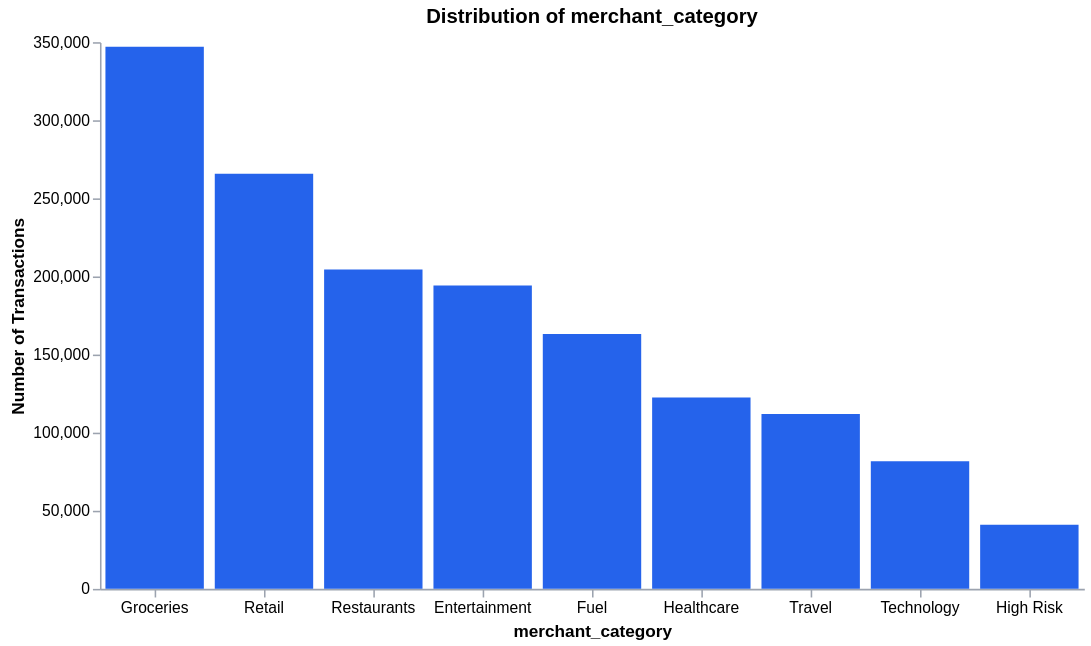

The notebook cell this image was saved under:
### Code cell
categorical_distribution('merchant_category')

### Figure 1 — Vega-Lite specification as saved in the notebook (floating-point values rounded to 4 significant figures)
{"config": {"view": {"continuousWidth": 300, "continuousHeight": 300, "strokeWidth": 0}, "axis": {"domainColor": "#9ca3af", "labelColor": "#000", "tickColor": "#9ca3af", "titleColor": "#000"}}, "data": {"name": "data-3d1d6562726a4bca9501d4ef4a89498c"}, "mark": {"type": "bar", "color": "#2563eb"}, "encoding": {"tooltip": [{"field": "merchant_category", "type": "nominal"}, {"field": "Count", "format": ",", "title": "Transactions", "type": "quantitative"}, {"field": "Share", "format": ".1%", "type": "quantitative"}], "x": {"axis": {"grid": false, "labelAngle": 0}, "field": "merchant_category", "sort": "-y", "title": "merchant_category", "type": "nominal"}, "y": {"axis": {"grid": false}, "field": "Count", "title": "Number of Transactions", "type": "quantitative"}}, "height": 350, "title": "Distribution of merchant_category", "width": 630, "$schema": "https://vega.github.io/schema/vega-lite/v5.20.1.json", "datasets": {"data-3d1d6562726a4bca9501d4ef4a89498c": [{"merchant_category": "Groceries", "Count": 347091, "Share": 0.2266}, {"merchant_category": "Retail", "Count": 265765, "Share": 0.1735}, {"merchant_category": "Restaurants", "Count": 204523, "Share": 0.1335}, {"merchant_category": "Entertainment", "Count": 194236, "Share": 0.1268}, {"merchant_category": "Fuel", "Count": 163241, "Share": 0.1066}, {"merchant_category": "Healthcare", "Count": 122481, "Share": 0.07995}, {"merchant_category": "Travel", "Count": 111902, "Share": 0.07304}, {"merchant_category": "Technology", "Count": 81639, "Share": 0.05329}, {"merchant_category": "High Risk", "Count": 41131, "Share": 0.02685}]}}
